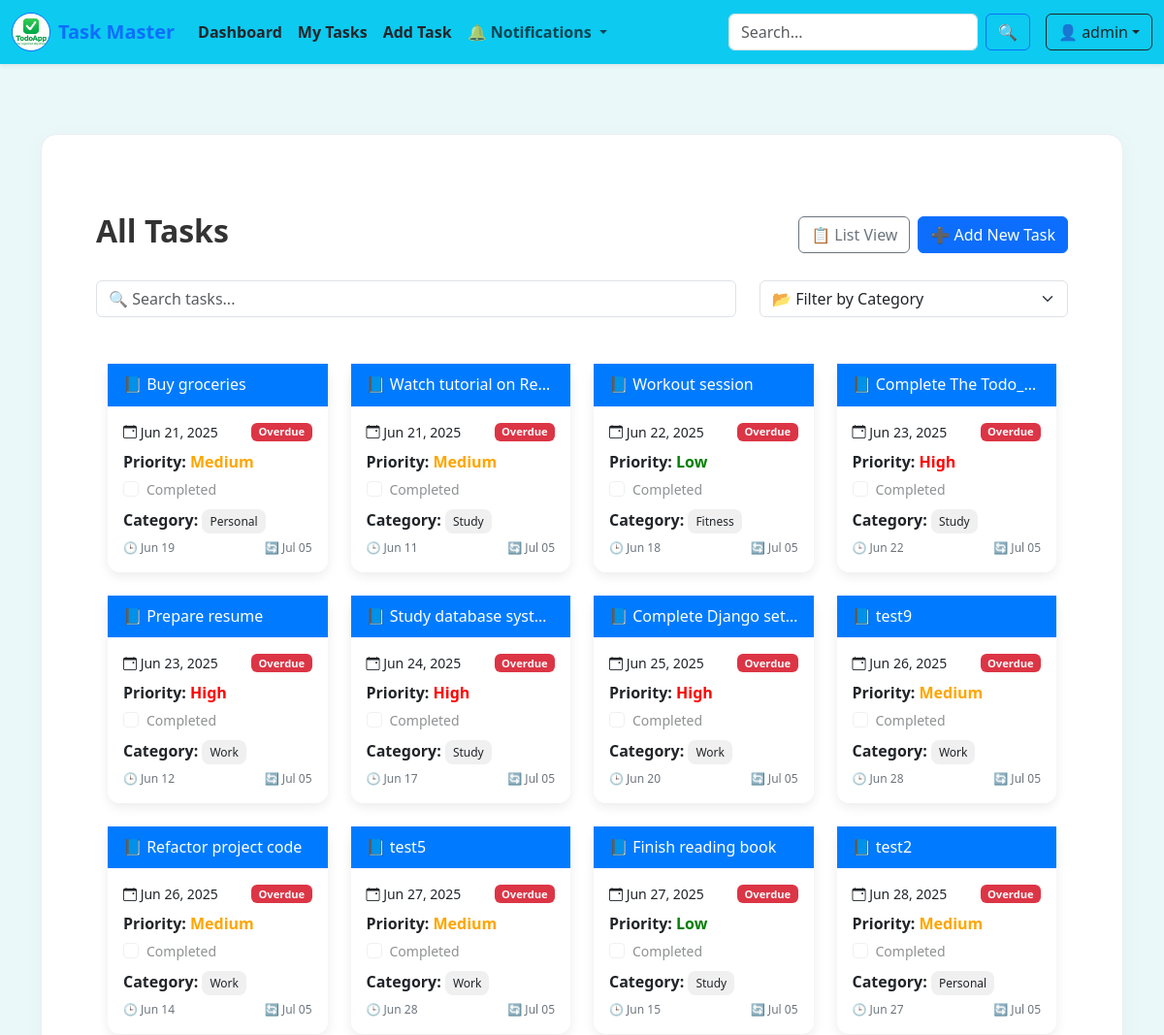
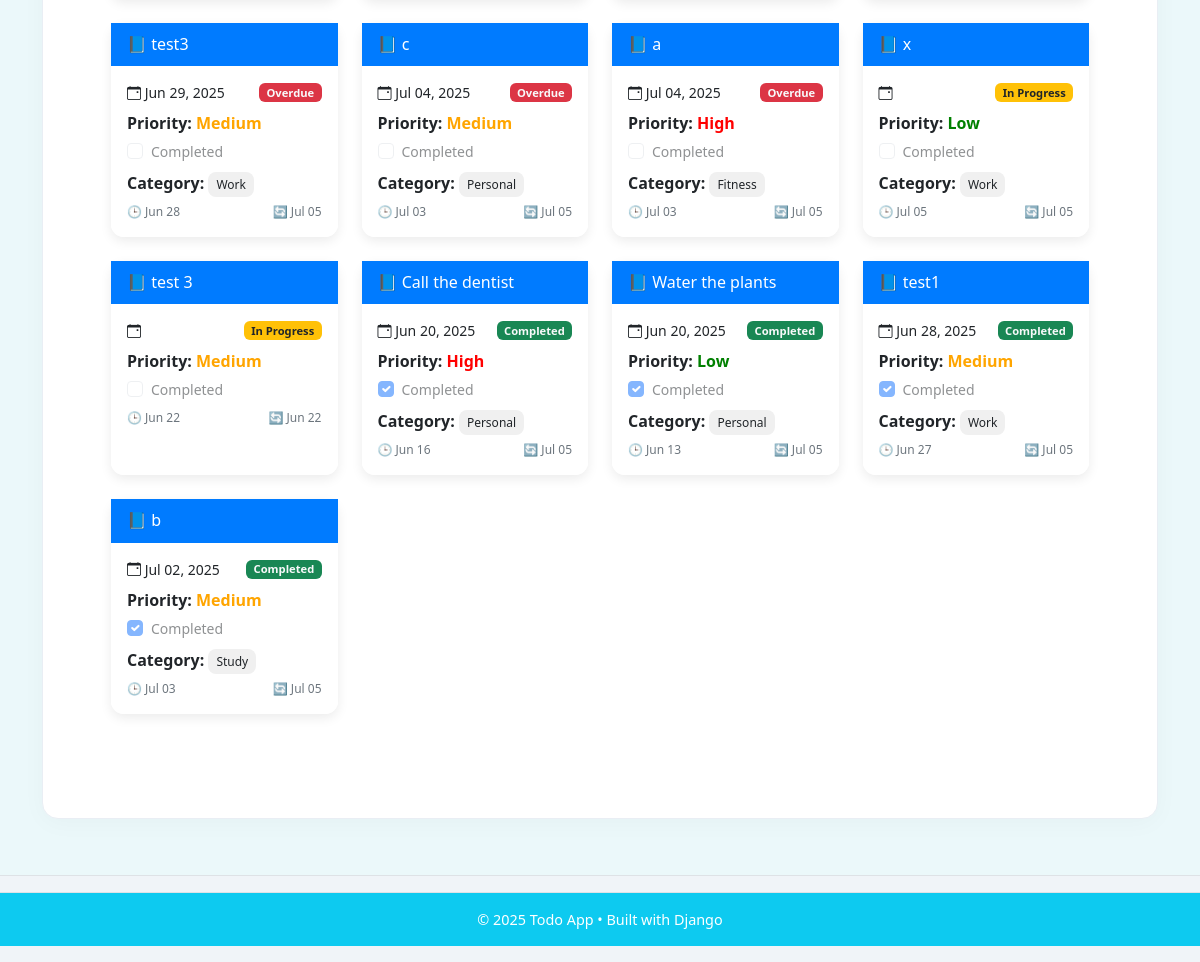
/tasks/cards/ (signed in), run on the app's committed database (2 pictures, top to bottom).
### todos/models.py (models this page shows, shortened)
class Task(models.Model):
    PRIORITY_CHOICES = [
        ('L', 'Low'),
        ('M', 'Medium'),
        ('H', 'High'),
    ]
    STATUS_CHOICES = [
        ('P', 'Pending'),
        ('I', 'In Progress'),
        ('C', 'Completed'),
        ('O', 'Overdue'),
    ]
    title = models.CharField(max_length=200)
    description = models.TextField(blank=True)
    due_date = models.DateField(null=True, blank=True)
    completed = models.BooleanField(default=False)
    priority = models.CharField(max_length=1, choices=PRIORITY_CHOICES, default='M')
    status = models.CharField(max_length=1, choices=STATUS_CHOICES, default='I')
    category = models.ForeignKey(Category, on_delete=models.SET_NULL, null=True, blank=True, related_name='tasks',default='Study')
    user = models.ForeignKey(User, on_delete=models.CASCADE, related_name='tasks')
    created_at = models.DateTimeField(auto_now_add=True)
    updated_at = models.DateTimeField(auto_now=True)
    class Meta:
        ordering = ['-created_at']
        verbose_name_plural = "Tasks"

class Category(models.Model):
    name = models.CharField(max_length=100)
    slug = models.SlugField(unique=True,null=True)
    description = models.TextField(blank=True)
    created_at = models.DateTimeField(auto_now_add=True)
    updated_at = models.DateTimeField(auto_now=True)
    class Meta:
        verbose_name_plural = "Categories"

### todos/views.py (the view)
# urls.py: path('tasks/cards/', views.task_card_view, name='task_card_list'),
@login_required
def task_card_view(request):
    tasks = Task.objects.filter(user=request.user).order_by('-status', 'due_date', '-created_at')
    categories = Category.objects.all()
    query = request.GET.get("q", "")
    category_id = request.GET.get("category", "")
    category_name = categories.filter(id=category_id).first() if category_id else None
    if query:
        tasks = tasks.filter(
            Q(title__icontains=query) | Q(description__icontains=query)
        )
    if category_id:
        tasks = tasks.filter(category_id=category_id)
    context = {
        'tasks': tasks,
        'query': query,
        'categories': categories,
        'selected_category': category_id,
        'category_name': category_name,
        'page_title': None
    }
    return render(request, 'todos/task_card_list.html', context)

### todos/context_processors.py (called while the page is built)
def notification_context(request):
    if request.user.is_authenticated:
        return {
            'notifications': Notification.objects.filter(user=request.user, is_read=False)[:5]
        }
    return {}

### todos/templates/todos/task_card_list.html (shortened to what this page needs)
{% extends 'todos/base.html' %}
{% load extras %}
{% block content %}
<div class="container py-4">
  <div class="container py-4">
  <div class="d-flex justify-content-between align-items-center mb-4 flex-wrap gap-2">
    <div>
      <h2 class="fw-bold">{{ page_title|default:"All Tasks" }}</h2>
    </div>
    <div class="d-flex gap-2">
      {% if request.resolver_match.url_name == "task_card_list" %}
        <a href="{% url 'task_list' %}" class="btn btn-outline-secondary" title="Switch to List View">
          📋 List View
        </a>
      {% else %}
        <a href="{% url 'task_card_list' %}" class="btn btn-outline-secondary" title="Switch to Card View">
          🗂️ Card View
        </a>
      {% endif %}
      <a href="{% url 'create_task' %}" class="btn btn-primary" title="Add New Task">
        ➕ Add New Task
      </a>
    </div>
  </div>
   {% if not page_title %}
    <form method="get" class="row mb-4" action="{% url 'search_tasks' %}">
        <div class="col-md-8 mb-2 mb-md-0">
        <input type="text" name="q" class="form-control" placeholder="🔍 Search tasks..." value="{{ request.GET.q }}">
        </div>
        <div class="col-md-4">
        <select name="category" class="form-select" onchange="this.form.submit()">
            <option value="">📂 Filter by Category</option>
        </select>
        </div>
    </form>
  {%endif%}
  {% if tasks %}
  <div class="container py-4">
    <div class="row g-4">
      {% for task in tasks %}
        <div class="col-sm-12 col-md-6 col-lg-4 col-xl-3">
        <a href="{% url 'task_detail' task.id %}" class="text-decoration-none text-dark">
          <div class="task-card h-100">
            <div class="card-header-title">
              <h6 class="mb-0 text-truncate">📘 {{ task.title }}</h6>
            </div>
            <div class="card-body p-3">
              <div class="d-flex justify-content-between align-items-center mb-2">
                <small><i class="bi bi-calendar-event"></i> {{ task.due_date|date:"M d, Y" }}</small>
                {% if task.status == 'P' %}
                  <span class="badge bg-secondary text-light status-badge">Pending</span>
                {% elif task.status == 'I' %}
                  <span class="badge bg-warning text-dark status-badge">In Progress</span>
                {% elif task.status == 'C' %}
                  <span class="badge bg-success text-light status-badge">Completed</span>
                {% elif task.status == 'O' %}
                  <span class="badge bg-danger text-light status-badge">Overdue</span>
                {% endif %}
              </div>
              <div class="mb-1">
                <strong>Priority:</strong>
                {% if task.priority == 'H' %}
                  <span class="priority-high">High</span>
                {% elif task.priority == 'M' %}
                  <span class="priority-medium">Medium</span>
                {% else %}
                  <span class="priority-low">Low</span>
                {% endif %}
              </div>
              <div class="form-check mb-2">
                <input class="form-check-input" type="checkbox" disabled {% if task.completed %}checked{% endif %} id="taskComplete{{ forloop.counter }}">
                <label class="form-check-label small" for="taskComplete{{ forloop.counter }}">
                  Completed
                </label>
              </div>
              {% if task.category %}
                <div class="mb-2">
                  <strong>Category:</strong> <span class="tag-category">{{ task.category.name }}</span>
                </div>
              {% endif %}
              <div class="d-flex justify-content-between mt-2">
                <span class="timestamp">🕒 {{ task.created_at|date:"M d" }}</span>
                <span class="timestamp">🔄 {{ task.updated_at|date:"M d" }}</span>
              </div>
            </div>
          </div>
        </a>
        </div>
      {% empty %}
        <p>No tasks found.</p>
      {% endfor %}
    </div>
  {% endif %}
</div>
{% endblock content%}

### todos/templates/todos/nav.html (shortened to what this page needs)
{% load static %}
<nav class="navbar navbar-expand-lg navbar-light bg-info shadow-sm py-2">
  <div class="container-fluid">
    <a class="navbar-brand d-flex align-items-center text-primary" href="{% url 'home' %}">
      <img src="{% static 'todos/logo.png' %}" alt="Logo" height="40" class="me-2 rounded-circle border border-primary" onerror="this.style.display='none';this.insertAdjacentHTML('afterend', '<span class=\'me-2 fs-3\'>📝</span>');" />
      <strong>Task Master</strong>
    </a>
    <div class="collapse navbar-collapse" id="navbarMain">
      <ul class="navbar-nav me-auto mb-2 mb-lg-0">
        <li class="nav-item">
          <a class="nav-link fw-semibold text-dark" href="{% url 'dashboard' %}">Dashboard</a>
        </li>
        <li class="nav-item">
          <a class="nav-link fw-semibold text-dark" href="{% url 'task_list' %}">My Tasks</a>
        </li>
        <li class="nav-item">
          <a class="nav-link fw-semibold text-dark" href="{% url 'create_task' %}">Add Task</a>
        </li>
        <li class="nav-item dropdown">
          <a class="nav-link dropdown-toggle position-relative" href="#" id="notificationDropdown" data-bs-toggle="dropdown" aria-expanded="false">
            🔔 <strong> Notifications </strong>
          </a>
        </li>
      </ul>
      <form class="d-flex me-3" method="get" action="{% url 'search_tasks' %}">
        <input class="form-control me-2" type="search" name="q" placeholder="Search..." aria-label="Search" required />
        <button class="btn btn-outline-primary" type="submit">🔍</button>
      </form>
      {% if user.is_authenticated %}
        <div class="dropdown">
          <a class="btn btn-outline-dark dropdown-toggle" href="#" id="userDropdown" data-bs-toggle="dropdown" aria-expanded="false">👤 {{ user.username }}</a>
        </div>
      {% else %}
        <a class="btn btn-outline-primary me-2" href="{% url 'login' %}">Login</a>
        <a class="btn btn-primary" href="{% url 'register' %}">Register</a>
      {% endif %}
    </div>
  </div>
</nav>

### todos/templates/todos/base.html (style rules this page uses)
html, body { height: 100%; margin: 0; font-family: 'Segoe UI', Tahoma, Geneva, Verdana, sans-serif; font-size: 1rem; color: #333; background-color: #ebf8fa; -webkit-font-smoothing: antialiased; -moz-osx-font-smoothing: grayscale; scroll-behavior: smooth; }
body { display: flex; flex-direction: column; }
a { text-decoration: none; transition: all 0.2s ease-in-out; }

### todos/templates/todos/task_card_list.html (style rules this page uses)
.task-card { border-radius: 0.8rem; box-shadow: 0 4px 12px rgba(0, 0, 0, 0.08); transition: transform 0.2s ease, box-shadow 0.2s ease; background: rgba(255, 255, 255, 0.85); backdrop-filter: blur(4px); }
.card-header-title { background: #007bff; color: white; padding: 0.75rem 1rem; font-size: 1rem; }
.priority-high { color: red; font-weight: bold; }
.priority-medium { color: orange; font-weight: bold; }
.priority-low { color: green; font-weight: bold; }
.status-badge { font-size: 0.7rem; }
.timestamp { font-size: 0.75rem; color: #6c757d; }
.tag-category { background-color: #f0f0f0; padding: 0.25rem 0.5rem; border-radius: 0.5rem; font-size: 0.75rem; }

### data on the page
Task: title "Buy groceries", due_date "Jun 21, 2025", status "Overdue", priority "Medium", category.name "Personal", created_at "Jun 19", updated_at "Jul 05"
Task: title "Watch tutorial on Re…", due_date "Jun 21, 2025", status "Overdue", priority "Medium", category.name "Study", created_at "Jun 11", updated_at "Jul 05"
Task: title "Workout session", due_date "Jun 22, 2025", status "Overdue", priority "Low", category.name "Fitness", created_at "Jun 18", updated_at "Jul 05"
Task: title "Complete The Todo_…", due_date "Jun 23, 2025", status "Overdue", priority "High", category.name "Study", created_at "Jun 22", updated_at "Jul 05"
Task: title "Prepare resume", due_date "Jun 23, 2025", status "Overdue", priority "High", category.name "Work", created_at "Jun 12", updated_at "Jul 05"
Task: title "Study database syste…", due_date "Jun 24, 2025", status "Overdue", priority "High", category.name "Study", created_at "Jun 17", updated_at "Jul 05"
Task: title "Complete Django set…", due_date "Jun 25, 2025", status "Overdue", priority "High", category.name "Work", created_at "Jun 20", updated_at "Jul 05"
Task: title "test9", due_date "Jun 26, 2025", status "Overdue", priority "Medium", category.name "Work", created_at "Jun 28", updated_at "Jul 05"
Task: title "Refactor project code", due_date "Jun 26, 2025", status "Overdue", priority "Medium", category.name "Work", created_at "Jun 14", updated_at "Jul 05"
Task: title "test5", due_date "Jun 27, 2025", status "Overdue", priority "Medium", category.name "Work", created_at "Jun 28", updated_at "Jul 05"
Task: title "Finish reading book", due_date "Jun 27, 2025", status "Overdue", priority "Low", category.name "Study", created_at "Jun 15", updated_at "Jul 05"
Task: title "test2", due_date "Jun 28, 2025", status "Overdue", priority "Medium", category.name "Personal", created_at "Jun 27", updated_at "Jul 05"
Task: title "test3", due_date "Jun 29, 2025", status "Overdue", priority "Medium", category.name "Work", created_at "Jun 28", updated_at "Jul 05"
Task: title "c", due_date "Jul 04, 2025", status "Overdue", priority "Medium", category.name "Personal", created_at "Jul 03", updated_at "Jul 05"
Task: title "a", due_date "Jul 04, 2025", status "Overdue", priority "High", category.name "Fitness", created_at "Jul 03", updated_at "Jul 05"
Task: title "x", status "In Progress", priority "Low", category.name "Work", created_at "Jul 05", updated_at "Jul 05"
Task: title "test 3", status "In Progress", priority "Medium", created_at "Jun 22", updated_at "Jun 22"
Task: title "Call the dentist", due_date "Jun 20, 2025", status "Completed", priority "High", completed "☑", category.name "Personal", created_at "Jun 16", updated_at "Jul 05"
Task: title "Water the plants", due_date "Jun 20, 2025", status "Completed", priority "Low", completed "☑", category.name "Personal", created_at "Jun 13", updated_at "Jul 05"
Task: title "test1", due_date "Jun 28, 2025", status "Completed", priority "Medium", completed "☑", category.name "Work", created_at "Jun 27", updated_at "Jul 05"
Task: title "b", due_date "Jul 02, 2025", status "Completed", priority "Medium", completed "☑", category.name "Study", created_at "Jul 03", updated_at "Jul 05"

### other printed values
{{ user.username }} "admin"
{{ page_title|default:"All Tasks" }} "All Tasks"
{{ year|default:2025 }} "2025"
